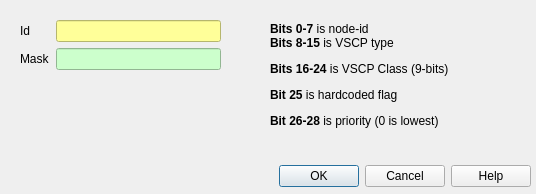
<?xml version="1.0" encoding="UTF-8"?>
<ui version="4.0">
 <class>CDlgCanFilter</class>
 <widget class="QDialog" name="CDlgCanFilter">
  <property name="geometry">
   <rect>
    <x>0</x>
    <y>0</y>
    <width>536</width>
    <height>194</height>
   </rect>
  </property>
  <property name="windowTitle">
   <string>Id and Mask</string>
  </property>
  <widget class="QDialogButtonBox" name="buttonBox">
   <property name="geometry">
    <rect>
     <x>10</x>
     <y>160</y>
     <width>521</width>
     <height>32</height>
    </rect>
   </property>
   <property name="orientation">
    <enum>Qt::Horizontal</enum>
   </property>
   <property name="standardButtons">
    <set>QDialogButtonBox::Cancel|QDialogButtonBox::Help|QDialogButtonBox::Ok</set>
   </property>
  </widget>
  <widget class="QWidget" name="formLayoutWidget">
   <property name="geometry">
    <rect>
     <x>20</x>
     <y>20</y>
     <width>201</width>
     <height>80</height>
    </rect>
   </property>
   <layout class="QFormLayout" name="formLayout">
    <item row="0" column="0">
     <widget class="QLabel" name="label">
      <property name="text">
       <string>Id</string>
      </property>
      <property name="buddy">
       <cstring>canid</cstring>
      </property>
     </widget>
    </item>
    <item row="0" column="1">
     <widget class="QLineEdit" name="canid">
      <property name="styleSheet">
       <string notr="true">background-color: rgb(255, 255, 153);</string>
      </property>
     </widget>
    </item>
    <item row="1" column="0">
     <widget class="QLabel" name="label_2">
      <property name="text">
       <string>Mask</string>
      </property>
      <property name="buddy">
       <cstring>canmask</cstring>
      </property>
     </widget>
    </item>
    <item row="1" column="1">
     <widget class="QLineEdit" name="canmask">
      <property name="styleSheet">
       <string notr="true">background-color: rgb(204, 255, 204);</string>
      </property>
     </widget>
    </item>
   </layout>
  </widget>
  <widget class="QLabel" name="label_3">
   <property name="geometry">
    <rect>
     <x>270</x>
     <y>10</y>
     <width>251</width>
     <height>131</height>
    </rect>
   </property>
   <property name="text">
    <string>&lt;html&gt;&lt;head/&gt;&lt;body&gt;&lt;p&gt;&lt;span style=&quot; font-weight:600;&quot;&gt;Bits 0-7&lt;/span&gt; is node-id&lt;br/&gt;&lt;span style=&quot; font-weight:600;&quot;&gt;Bits 8-15&lt;/span&gt; is VSCP type&lt;/p&gt;&lt;p&gt;&lt;span style=&quot; font-weight:600;&quot;&gt;Bits 16-24&lt;/span&gt; is VSCP Class (9-bits)&lt;/p&gt;&lt;p&gt;&lt;span style=&quot; font-weight:600;&quot;&gt;Bit 25&lt;/span&gt; is hardcoded flag&lt;/p&gt;&lt;p&gt;&lt;span style=&quot; font-weight:600;&quot;&gt;Bit 26-28&lt;/span&gt; is priority (0 is lowest)&lt;/p&gt;&lt;/body&gt;&lt;/html&gt;</string>
   </property>
  </widget>
 </widget>
 <resources/>
 <connections>
  <connection>
   <sender>buttonBox</sender>
   <signal>accepted()</signal>
   <receiver>CDlgCanFilter</receiver>
   <slot>accept()</slot>
   <hints>
    <hint type="sourcelabel">
     <x>248</x>
     <y>254</y>
    </hint>
    <hint type="destinationlabel">
     <x>157</x>
     <y>274</y>
    </hint>
   </hints>
  </connection>
  <connection>
   <sender>buttonBox</sender>
   <signal>rejected()</signal>
   <receiver>CDlgCanFilter</receiver>
   <slot>reject()</slot>
   <hints>
    <hint type="sourcelabel">
     <x>316</x>
     <y>260</y>
    </hint>
    <hint type="destinationlabel">
     <x>286</x>
     <y>274</y>
    </hint>
   </hints>
  </connection>
 </connections>
</ui>
